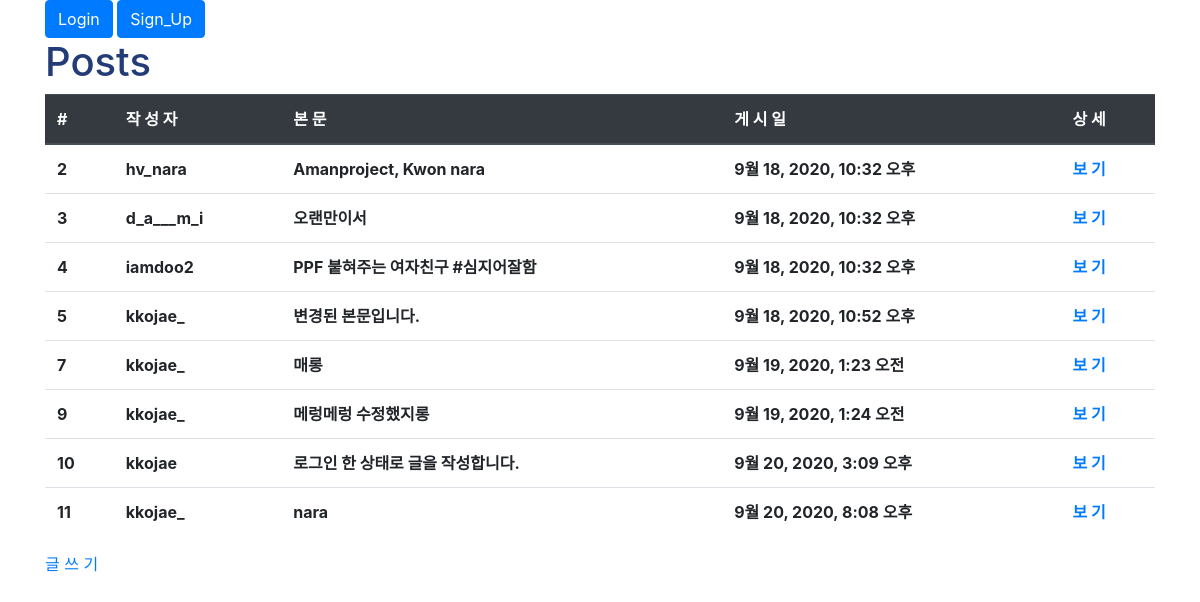
/posts/, run on the app's committed database.
### posts/models.py (models this page shows, shortened)
class Post(models.Model):
    user = models.ForeignKey(User, on_delete=models.CASCADE, null=False)
    body = models.TextField()
    image = models.ImageField(upload_to="posts", null=True)
    created_at = models.DateTimeField()
    liked_users = models.ManyToManyField(User, related_name="liked_posts")

### posts/views.py (the view)
# urls.py: path('', views.index, name='index'),
def index(request):
    posts = Post.objects.all()
    context = {
        "posts":posts
    }
    return render(request, 'posts/index.html', context)

### posts/templates/posts/index.html
{% extends "base.html" %}
{% load static %}
{% block style %}
    <link rel="stylesheet" href="{% static 'posts/style.css' %}" type="text/css" />
{% endblock %}
{% block content %}
<div class="container">
    <h1>Posts</h1>
    {% if posts %}
        <table class="table">
            <thead class="thead-dark">
                <tr>
                    <th>#</th>
                    <th>작 성 자</th>
                    <th>본 문</th>
                    <th>게 시 일</th>
                    <th>상 세</th>
                </tr>
            </thead>
            <tbody>
                {% for post in posts %}
                    <tr>
                        <th>{{ post.pk }}</th>
                        <th>{{ post.user.get_username }}</th>
                        <th>{{ post.body }}</th>
                        <th>{{ post.created_at }}</th>
                        <th><a href="{% url 'posts:detail' post.pk %}">보 기</a></th>
                    </tr>
                {% endfor %}
            </tbody>
        </table>
    {% else %}
        <p>No Posts.</p>
    {% endif %}
    <a href="{% url 'posts:new' %}">글 쓰 기</a>
</div>
{% endblock %}

### templates/base.html (shortened to what this page needs)
{% load static %}
<!doctype html>
<html lang="en">
<head>
    <link rel="stylesheet" href="{% static 'style.css' %}" type="text/css" />
    <link rel="stylesheet" href="https://stackpath.bootstrapcdn.com/bootstrap/4.5.2/css/bootstrap.min.css">
    {% block style %}
    {% endblock %}
</head>
<body>
    {% if user.is_authenticated %}
        <div class="container">
            <form action="{% url 'accounts:logout' %}" method="POST">
                {% csrf_token %}
                {{ user.get_username }}님 환영합니다.
                <button type="submit" class="btn btn-primary">Logout</button>
            </form>
        </div>
    {% else %}
        <div class="container">
            <a href="{% url 'accounts:login' %}">
                <button type="button" class="btn btn-primary">Login</button>
            </a>
            <a href="{% url 'accounts:sign_up' %}">
                <button type="button" class="btn btn-primary">Sign_Up</button>
            </a>
        </div>
    {% endif %}
    {% block content %}
    {% endblock %}
</body>
</html>

### static/style.css (style rules this page uses)
* { margin: 0px; padding: 0px; box-sizing: border-box; }

### posts/static/posts/style.css (style rules this page uses)
h1 { color: #233c78; }

### data on the page
Post: pk "2", user.get_username "hv_nara", body "Amanproject, Kwon nara", created_at "9월 18, 2020, 10:32 오후"
Post: pk "3", user.get_username "d_a___m_i", body "오랜만이서", created_at "9월 18, 2020, 10:32 오후"
Post: pk "4", user.get_username "iamdoo2", body "PPF 붙혀주는 여자친구 #심지어잘함", created_at "9월 18, 2020, 10:32 오후"
Post: pk "5", user.get_username "kkojae_", body "변경된 본문입니다.", created_at "9월 18, 2020, 10:52 오후"
Post: pk "7", user.get_username "kkojae_", body "매롱", created_at "9월 19, 2020, 1:23 오전"
Post: pk "9", user.get_username "kkojae_", body "메렁메렁 수정했지롱", created_at "9월 19, 2020, 1:24 오전"
Post: pk "10", user.get_username "kkojae", body "로그인 한 상태로 글을 작성합니다.", created_at "9월 20, 2020, 3:09 오후"
Post: pk "11", user.get_username "kkojae_", body "nara", created_at "9월 20, 2020, 8:08 오후"
